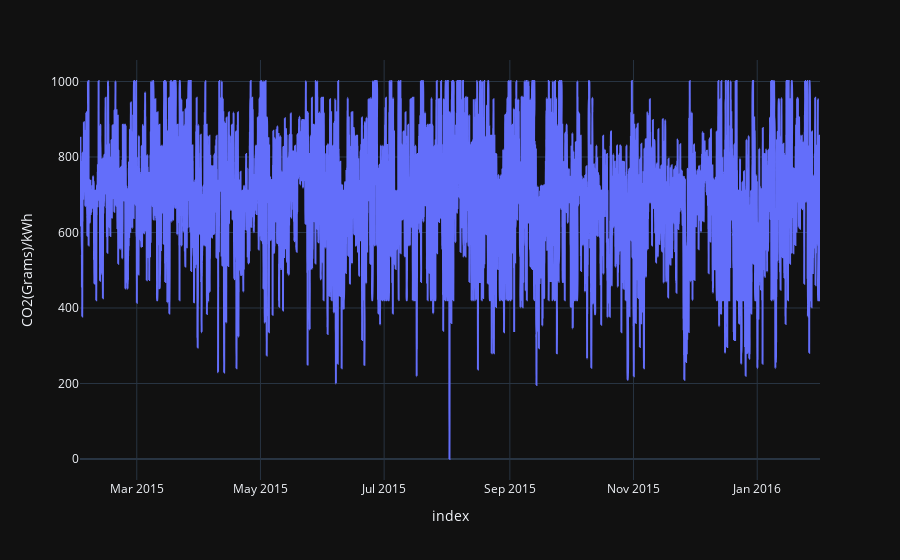

Source (notebook cell):
### Code cell
fig = px.line(production, x=production.index, y="CO2(Grams)/kWh",
        line_shape="spline", render_mode="svg")
fig.show()

### Figure 1 — Plotly figure (JSON) as saved in the notebook; plotly's stock layout.template omitted (floating-point values rounded to 4 significant figures; data arrays with more than 128 entries replaced by an {"elided": "..."} marker saying what was removed)
{"data": [{"hovertemplate": "index=%{x}<br>CO2(Grams)/kWh=%{y}<extra></extra>", "legendgroup": "", "line": {"color": "#636efa", "dash": "solid", "shape": "spline"}, "marker": {"symbol": "circle"}, "mode": "lines", "name": "", "orientation": "v", "showlegend": false, "x": {"elided": "8760 str values"}, "xaxis": "x", "y": {"elided": "8760 float values"}, "yaxis": "y", "type": "scatter"}], "layout": {"xaxis": {"anchor": "y", "domain": [0.0, 1.0], "title": {"text": "index"}}, "yaxis": {"anchor": "x", "domain": [0.0, 1.0], "title": {"text": "CO2(Grams)/kWh"}}, "legend": {"tracegroupgap": 0}, "margin": {"t": 60}}}
